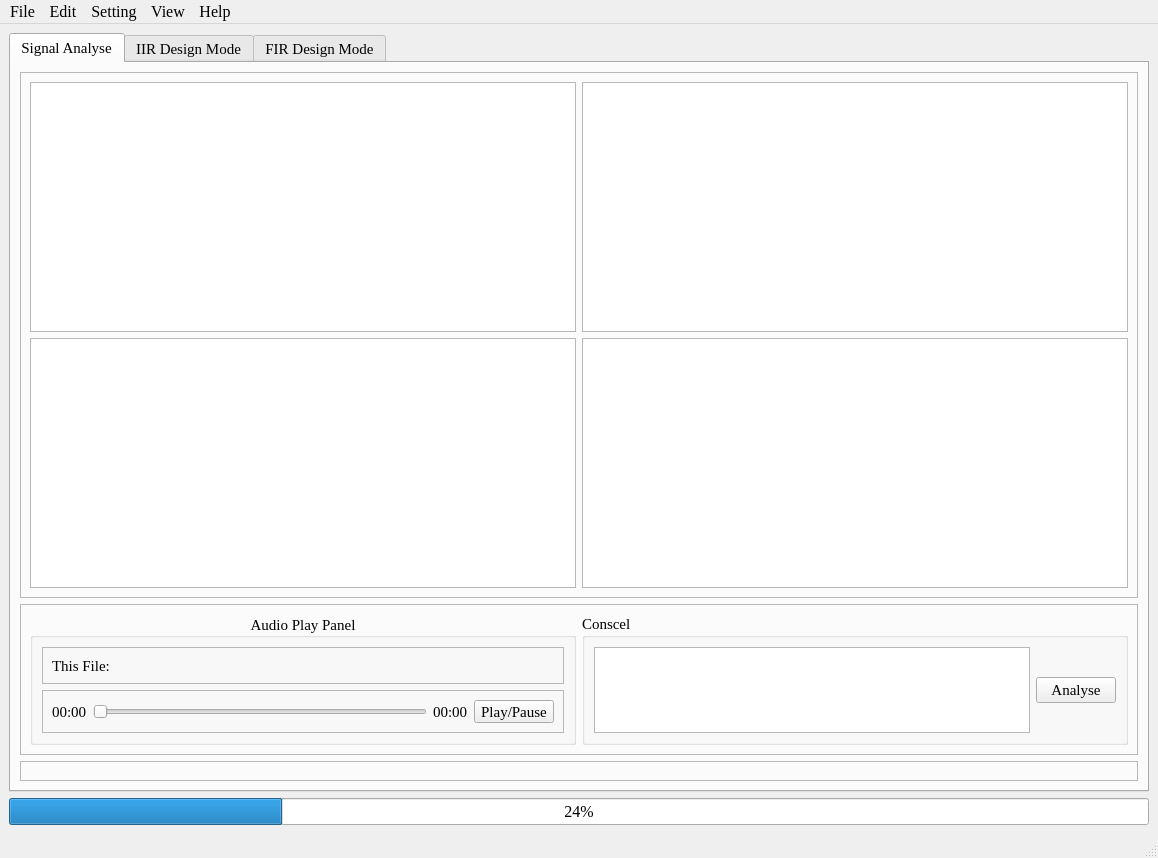
<?xml version="1.0" encoding="UTF-8"?>
<ui version="4.0">
 <class>FilterDesigner</class>
 <widget class="QMainWindow" name="FilterDesigner">
  <property name="geometry">
   <rect>
    <x>0</x>
    <y>0</y>
    <width>1158</width>
    <height>858</height>
   </rect>
  </property>
  <property name="font">
   <font>
    <family>Times New Roman</family>
    <pointsize>12</pointsize>
   </font>
  </property>
  <property name="windowTitle">
   <string>FilterDesigner</string>
  </property>
  <widget class="QWidget" name="centralwidget">
   <property name="sizePolicy">
    <sizepolicy hsizetype="Expanding" vsizetype="Expanding">
     <horstretch>0</horstretch>
     <verstretch>0</verstretch>
    </sizepolicy>
   </property>
   <property name="contextMenuPolicy">
    <enum>Qt::ActionsContextMenu</enum>
   </property>
   <layout class="QGridLayout" name="gridLayout">
    <item row="1" column="0">
     <widget class="QProgressBar" name="progressBar">
      <property name="value">
       <number>24</number>
      </property>
     </widget>
    </item>
    <item row="0" column="0">
     <layout class="QHBoxLayout" name="horizontalLayout_3">
      <item>
       <widget class="QTabWidget" name="tabWidget">
        <property name="sizePolicy">
         <sizepolicy hsizetype="Expanding" vsizetype="Expanding">
          <horstretch>0</horstretch>
          <verstretch>0</verstretch>
         </sizepolicy>
        </property>
        <property name="font">
         <font>
          <family>Times New Roman</family>
          <pointsize>11</pointsize>
         </font>
        </property>
        <property name="currentIndex">
         <number>0</number>
        </property>
        <widget class="QWidget" name="tab">
         <attribute name="title">
          <string>Signal Analyse</string>
         </attribute>
         <layout class="QVBoxLayout" name="verticalLayout_7">
          <item>
           <widget class="QFrame" name="frame_2">
            <property name="frameShape">
             <enum>QFrame::StyledPanel</enum>
            </property>
            <property name="frameShadow">
             <enum>QFrame::Raised</enum>
            </property>
            <layout class="QGridLayout" name="gridLayout_3">
             <item row="0" column="0">
              <widget class="QGraphicsView" name="graphicsView_5"/>
             </item>
             <item row="0" column="1">
              <widget class="QGraphicsView" name="graphicsView_6"/>
             </item>
             <item row="1" column="0">
              <widget class="QGraphicsView" name="graphicsView_7"/>
             </item>
             <item row="1" column="1">
              <widget class="QGraphicsView" name="graphicsView_8"/>
             </item>
            </layout>
           </widget>
          </item>
          <item>
           <widget class="QFrame" name="frame_8">
            <property name="frameShape">
             <enum>QFrame::StyledPanel</enum>
            </property>
            <property name="frameShadow">
             <enum>QFrame::Raised</enum>
            </property>
            <layout class="QHBoxLayout" name="horizontalLayout_2">
             <item>
              <widget class="QGroupBox" name="groupBox_4">
               <property name="sizePolicy">
                <sizepolicy hsizetype="Preferred" vsizetype="Fixed">
                 <horstretch>0</horstretch>
                 <verstretch>0</verstretch>
                </sizepolicy>
               </property>
               <property name="minimumSize">
                <size>
                 <width>0</width>
                 <height>131</height>
                </size>
               </property>
               <property name="layoutDirection">
                <enum>Qt::LeftToRight</enum>
               </property>
               <property name="title">
                <string>Audio Play Panel</string>
               </property>
               <property name="alignment">
                <set>Qt::AlignCenter</set>
               </property>
               <layout class="QVBoxLayout" name="verticalLayout_10">
                <item>
                 <widget class="QFrame" name="frame_6">
                  <property name="frameShape">
                   <enum>QFrame::StyledPanel</enum>
                  </property>
                  <property name="frameShadow">
                   <enum>QFrame::Raised</enum>
                  </property>
                  <layout class="QHBoxLayout" name="horizontalLayout_6">
                   <item>
                    <widget class="QLabel" name="label_17">
                     <property name="sizePolicy">
                      <sizepolicy hsizetype="Preferred" vsizetype="Fixed">
                       <horstretch>0</horstretch>
                       <verstretch>0</verstretch>
                      </sizepolicy>
                     </property>
                     <property name="minimumSize">
                      <size>
                       <width>0</width>
                       <height>17</height>
                      </size>
                     </property>
                     <property name="text">
                      <string>This File:</string>
                     </property>
                    </widget>
                   </item>
                  </layout>
                 </widget>
                </item>
                <item>
                 <widget class="QFrame" name="frame_7">
                  <property name="sizePolicy">
                   <sizepolicy hsizetype="Preferred" vsizetype="Fixed">
                    <horstretch>0</horstretch>
                    <verstretch>0</verstretch>
                   </sizepolicy>
                  </property>
                  <property name="minimumSize">
                   <size>
                    <width>0</width>
                    <height>17</height>
                   </size>
                  </property>
                  <property name="frameShape">
                   <enum>QFrame::StyledPanel</enum>
                  </property>
                  <property name="frameShadow">
                   <enum>QFrame::Raised</enum>
                  </property>
                  <layout class="QHBoxLayout" name="horizontalLayout_8">
                   <item>
                    <widget class="QLabel" name="label_14">
                     <property name="text">
                      <string>00:00</string>
                     </property>
                    </widget>
                   </item>
                   <item>
                    <widget class="QSlider" name="horizontalSlider_2">
                     <property name="orientation">
                      <enum>Qt::Horizontal</enum>
                     </property>
                    </widget>
                   </item>
                   <item>
                    <widget class="QLabel" name="label_15">
                     <property name="text">
                      <string>00:00</string>
                     </property>
                    </widget>
                   </item>
                   <item>
                    <widget class="QPushButton" name="pushButton_3">
                     <property name="text">
                      <string>Play/Pause</string>
                     </property>
                    </widget>
                   </item>
                  </layout>
                 </widget>
                </item>
               </layout>
              </widget>
             </item>
             <item>
              <widget class="QGroupBox" name="groupBox_5">
               <property name="sizePolicy">
                <sizepolicy hsizetype="Expanding" vsizetype="Fixed">
                 <horstretch>0</horstretch>
                 <verstretch>0</verstretch>
                </sizepolicy>
               </property>
               <property name="minimumSize">
                <size>
                 <width>0</width>
                 <height>131</height>
                </size>
               </property>
               <property name="maximumSize">
                <size>
                 <width>16777215</width>
                 <height>131</height>
                </size>
               </property>
               <property name="title">
                <string>Conscel</string>
               </property>
               <layout class="QHBoxLayout" name="horizontalLayout">
                <item>
                 <widget class="QTextBrowser" name="textBrowser_2"/>
                </item>
                <item>
                 <widget class="QPushButton" name="pushButton_analyse">
                  <property name="text">
                   <string>Analyse</string>
                  </property>
                 </widget>
                </item>
               </layout>
              </widget>
             </item>
            </layout>
           </widget>
          </item>
          <item>
           <widget class="QFrame" name="frame_5">
            <property name="frameShape">
             <enum>QFrame::StyledPanel</enum>
            </property>
            <property name="frameShadow">
             <enum>QFrame::Raised</enum>
            </property>
            <layout class="QGridLayout" name="gridLayout_5"/>
           </widget>
          </item>
         </layout>
        </widget>
        <widget class="QWidget" name="tabWidgetPage1">
         <property name="sizePolicy">
          <sizepolicy hsizetype="Expanding" vsizetype="Expanding">
           <horstretch>0</horstretch>
           <verstretch>0</verstretch>
          </sizepolicy>
         </property>
         <attribute name="title">
          <string>IIR Design Mode</string>
         </attribute>
         <layout class="QFormLayout" name="formLayout">
          <item row="0" column="0">
           <widget class="QFrame" name="frame">
            <property name="sizePolicy">
             <sizepolicy hsizetype="Preferred" vsizetype="Expanding">
              <horstretch>0</horstretch>
              <verstretch>0</verstretch>
             </sizepolicy>
            </property>
            <property name="minimumSize">
             <size>
              <width>321</width>
              <height>440</height>
             </size>
            </property>
            <property name="frameShape">
             <enum>QFrame::StyledPanel</enum>
            </property>
            <property name="frameShadow">
             <enum>QFrame::Raised</enum>
            </property>
            <layout class="QVBoxLayout" name="verticalLayout_9">
             <property name="spacing">
              <number>5</number>
             </property>
             <property name="leftMargin">
              <number>5</number>
             </property>
             <property name="topMargin">
              <number>5</number>
             </property>
             <property name="rightMargin">
              <number>5</number>
             </property>
             <property name="bottomMargin">
              <number>5</number>
             </property>
             <item>
              <widget class="QGroupBox" name="groupBox">
               <property name="sizePolicy">
                <sizepolicy hsizetype="Fixed" vsizetype="Minimum">
                 <horstretch>0</horstretch>
                 <verstretch>0</verstretch>
                </sizepolicy>
               </property>
               <property name="minimumSize">
                <size>
                 <width>301</width>
                 <height>180</height>
                </size>
               </property>
               <property name="font">
                <font>
                 <family>Times New Roman</family>
                 <pointsize>12</pointsize>
                </font>
               </property>
               <property name="title">
                <string>Input Parameter</string>
               </property>
               <widget class="QWidget" name="verticalLayoutWidget_2">
                <property name="geometry">
                 <rect>
                  <x>190</x>
                  <y>30</y>
                  <width>77</width>
                  <height>131</height>
                 </rect>
                </property>
                <layout class="QVBoxLayout" name="verticalLayout_2">
                 <item>
                  <widget class="QLineEdit" name="lineEdit_3"/>
                 </item>
                 <item>
                  <widget class="QLineEdit" name="lineEdit_2"/>
                 </item>
                 <item>
                  <widget class="QLineEdit" name="lineEdit"/>
                 </item>
                 <item>
                  <widget class="QLineEdit" name="lineEdit_4">
                   <property name="sizePolicy">
                    <sizepolicy hsizetype="Expanding" vsizetype="Fixed">
                     <horstretch>0</horstretch>
                     <verstretch>0</verstretch>
                    </sizepolicy>
                   </property>
                  </widget>
                 </item>
                </layout>
               </widget>
               <widget class="QWidget" name="verticalLayoutWidget_3">
                <property name="geometry">
                 <rect>
                  <x>0</x>
                  <y>30</y>
                  <width>191</width>
                  <height>131</height>
                 </rect>
                </property>
                <layout class="QVBoxLayout" name="verticalLayout_3">
                 <property name="leftMargin">
                  <number>4</number>
                 </property>
                 <item>
                  <widget class="QLabel" name="label">
                   <property name="font">
                    <font>
                     <family>Times New Roman</family>
                     <pointsize>11</pointsize>
                    </font>
                   </property>
                   <property name="text">
                    <string>Passband Cutoff Frequency</string>
                   </property>
                  </widget>
                 </item>
                 <item>
                  <widget class="QLabel" name="label_2">
                   <property name="font">
                    <font>
                     <family>Times New Roman</family>
                     <pointsize>11</pointsize>
                    </font>
                   </property>
                   <property name="text">
                    <string>Stopband Cutoff Frequency</string>
                   </property>
                  </widget>
                 </item>
                 <item>
                  <widget class="QLabel" name="label_3">
                   <property name="font">
                    <font>
                     <family>Times New Roman</family>
                     <pointsize>11</pointsize>
                    </font>
                   </property>
                   <property name="text">
                    <string>Maximum Attenuation(Rp)</string>
                   </property>
                  </widget>
                 </item>
                 <item>
                  <widget class="QLabel" name="label_4">
                   <property name="font">
                    <font>
                     <family>Times New Roman</family>
                     <pointsize>11</pointsize>
                    </font>
                   </property>
                   <property name="text">
                    <string>Minimum Attenuation(As)</string>
                   </property>
                  </widget>
                 </item>
                </layout>
               </widget>
               <widget class="QLabel" name="label_5">
                <property name="geometry">
                 <rect>
                  <x>270</x>
                  <y>10</y>
                  <width>31</width>
                  <height>16</height>
                 </rect>
                </property>
                <property name="font">
                 <font>
                  <family>Times New Roman</family>
                  <pointsize>11</pointsize>
                 </font>
                </property>
                <property name="text">
                 <string>unit</string>
                </property>
               </widget>
               <widget class="QWidget" name="verticalLayoutWidget_4">
                <property name="geometry">
                 <rect>
                  <x>270</x>
                  <y>30</y>
                  <width>31</width>
                  <height>131</height>
                 </rect>
                </property>
                <layout class="QVBoxLayout" name="verticalLayout_4">
                 <item>
                  <widget class="QLabel" name="label_7">
                   <property name="text">
                    <string>Hz</string>
                   </property>
                  </widget>
                 </item>
                 <item>
                  <widget class="QLabel" name="label_6">
                   <property name="text">
                    <string>Hz</string>
                   </property>
                  </widget>
                 </item>
                 <item>
                  <widget class="QLabel" name="label_8">
                   <property name="text">
                    <string>dB</string>
                   </property>
                  </widget>
                 </item>
                 <item>
                  <widget class="QLabel" name="label_9">
                   <property name="text">
                    <string>dB</string>
                   </property>
                  </widget>
                 </item>
                </layout>
               </widget>
              </widget>
             </item>
             <item>
              <widget class="QGroupBox" name="groupBox_2">
               <property name="sizePolicy">
                <sizepolicy hsizetype="Fixed" vsizetype="Fixed">
                 <horstretch>0</horstretch>
                 <verstretch>0</verstretch>
                </sizepolicy>
               </property>
               <property name="minimumSize">
                <size>
                 <width>301</width>
                 <height>100</height>
                </size>
               </property>
               <property name="font">
                <font>
                 <family>Times New Roman</family>
                 <pointsize>12</pointsize>
                </font>
               </property>
               <property name="title">
                <string>Filter Parameter</string>
               </property>
               <layout class="QHBoxLayout" name="horizontalLayout_5">
                <item>
                 <layout class="QVBoxLayout" name="verticalLayout_5">
                  <property name="leftMargin">
                   <number>4</number>
                  </property>
                  <item>
                   <widget class="QLabel" name="label_10">
                    <property name="sizePolicy">
                     <sizepolicy hsizetype="Expanding" vsizetype="Expanding">
                      <horstretch>0</horstretch>
                      <verstretch>0</verstretch>
                     </sizepolicy>
                    </property>
                    <property name="font">
                     <font>
                      <family>Times New Roman</family>
                      <pointsize>12</pointsize>
                     </font>
                    </property>
                    <property name="text">
                     <string>Filter Type</string>
                    </property>
                   </widget>
                  </item>
                  <item>
                   <widget class="QLabel" name="label_11">
                    <property name="sizePolicy">
                     <sizepolicy hsizetype="Expanding" vsizetype="Expanding">
                      <horstretch>0</horstretch>
                      <verstretch>0</verstretch>
                     </sizepolicy>
                    </property>
                    <property name="font">
                     <font>
                      <family>Times New Roman</family>
                      <pointsize>12</pointsize>
                     </font>
                    </property>
                    <property name="text">
                     <string>IIR filter Type</string>
                    </property>
                   </widget>
                  </item>
                 </layout>
                </item>
                <item>
                 <layout class="QVBoxLayout" name="verticalLayout">
                  <property name="spacing">
                   <number>0</number>
                  </property>
                  <item>
                   <widget class="QComboBox" name="comboBox_2">
                    <property name="sizePolicy">
                     <sizepolicy hsizetype="Expanding" vsizetype="Fixed">
                      <horstretch>0</horstretch>
                      <verstretch>0</verstretch>
                     </sizepolicy>
                    </property>
                    <item>
                     <property name="text">
                      <string>Lowpass</string>
                     </property>
                    </item>
                    <item>
                     <property name="text">
                      <string>Highpass</string>
                     </property>
                    </item>
                    <item>
                     <property name="text">
                      <string>Bandpass</string>
                     </property>
                    </item>
                    <item>
                     <property name="text">
                      <string>Band-stop pass</string>
                     </property>
                    </item>
                   </widget>
                  </item>
                  <item>
                   <widget class="QComboBox" name="comboBox_3">
                    <property name="sizePolicy">
                     <sizepolicy hsizetype="Expanding" vsizetype="Fixed">
                      <horstretch>0</horstretch>
                      <verstretch>0</verstretch>
                     </sizepolicy>
                    </property>
                    <item>
                     <property name="text">
                      <string>Butterworth</string>
                     </property>
                    </item>
                    <item>
                     <property name="text">
                      <string>Chebyshev I</string>
                     </property>
                    </item>
                    <item>
                     <property name="text">
                      <string>Chebyshev II</string>
                     </property>
                    </item>
                    <item>
                     <property name="text">
                      <string>Cauer/elliptic</string>
                     </property>
                    </item>
                    <item>
                     <property name="text">
                      <string>Bessel/Thomson</string>
                     </property>
                    </item>
                   </widget>
                  </item>
                 </layout>
                </item>
               </layout>
              </widget>
             </item>
             <item>
              <widget class="QPushButton" name="pushButton">
               <property name="text">
                <string>Start Design</string>
               </property>
              </widget>
             </item>
            </layout>
           </widget>
          </item>
          <item row="0" column="1">
           <widget class="QTabWidget" name="tabWidget_2">
            <property name="layoutDirection">
             <enum>Qt::LeftToRight</enum>
            </property>
            <property name="autoFillBackground">
             <bool>false</bool>
            </property>
            <property name="currentIndex">
             <number>0</number>
            </property>
            <property name="iconSize">
             <size>
              <width>12</width>
              <height>12</height>
             </size>
            </property>
            <widget class="QWidget" name="tab_2">
             <property name="sizePolicy">
              <sizepolicy hsizetype="Expanding" vsizetype="Expanding">
               <horstretch>0</horstretch>
               <verstretch>0</verstretch>
              </sizepolicy>
             </property>
             <attribute name="title">
              <string>Filter Figure</string>
             </attribute>
             <layout class="QGridLayout" name="gridLayout_2">
              <item row="1" column="1">
               <widget class="QGraphicsView" name="graphicsView_4"/>
              </item>
              <item row="0" column="0">
               <widget class="QGraphicsView" name="graphicsView"/>
              </item>
              <item row="1" column="0">
               <widget class="QGraphicsView" name="graphicsView_2"/>
              </item>
              <item row="0" column="1">
               <widget class="QGraphicsView" name="graphicsView_3"/>
              </item>
              <item row="2" column="0" colspan="2">
               <widget class="QGroupBox" name="groupBox_3">
                <property name="sizePolicy">
                 <sizepolicy hsizetype="Preferred" vsizetype="Fixed">
                  <horstretch>0</horstretch>
                  <verstretch>0</verstretch>
                 </sizepolicy>
                </property>
                <property name="minimumSize">
                 <size>
                  <width>0</width>
                  <height>131</height>
                 </size>
                </property>
                <property name="layoutDirection">
                 <enum>Qt::LeftToRight</enum>
                </property>
                <property name="title">
                 <string>Audio Play Panel</string>
                </property>
                <property name="alignment">
                 <set>Qt::AlignCenter</set>
                </property>
                <layout class="QVBoxLayout" name="verticalLayout_6">
                 <item>
                  <widget class="QFrame" name="frame_3">
                   <property name="frameShape">
                    <enum>QFrame::StyledPanel</enum>
                   </property>
                   <property name="frameShadow">
                    <enum>QFrame::Raised</enum>
                   </property>
                   <layout class="QHBoxLayout" name="horizontalLayout_4">
                    <item>
                     <widget class="QLabel" name="label_16">
                      <property name="sizePolicy">
                       <sizepolicy hsizetype="Preferred" vsizetype="Fixed">
                        <horstretch>0</horstretch>
                        <verstretch>0</verstretch>
                       </sizepolicy>
                      </property>
                      <property name="minimumSize">
                       <size>
                        <width>0</width>
                        <height>17</height>
                       </size>
                      </property>
                      <property name="text">
                       <string>This File:</string>
                      </property>
                     </widget>
                    </item>
                   </layout>
                  </widget>
                 </item>
                 <item>
                  <widget class="QFrame" name="frame_4">
                   <property name="sizePolicy">
                    <sizepolicy hsizetype="Preferred" vsizetype="Fixed">
                     <horstretch>0</horstretch>
                     <verstretch>0</verstretch>
                    </sizepolicy>
                   </property>
                   <property name="minimumSize">
                    <size>
                     <width>0</width>
                     <height>17</height>
                    </size>
                   </property>
                   <property name="frameShape">
                    <enum>QFrame::StyledPanel</enum>
                   </property>
                   <property name="frameShadow">
                    <enum>QFrame::Raised</enum>
                   </property>
                   <layout class="QHBoxLayout" name="horizontalLayout_7">
                    <item>
                     <widget class="QLabel" name="label_12">
                      <property name="text">
                       <string>00:00</string>
                      </property>
                     </widget>
                    </item>
                    <item>
                     <widget class="QSlider" name="horizontalSlider">
                      <property name="orientation">
                       <enum>Qt::Horizontal</enum>
                      </property>
                     </widget>
                    </item>
                    <item>
                     <widget class="QLabel" name="label_13">
                      <property name="text">
                       <string>00:00</string>
                      </property>
                     </widget>
                    </item>
                    <item>
                     <widget class="QPushButton" name="pushButton_2">
                      <property name="text">
                       <string>Play/Pause</string>
                      </property>
                     </widget>
                    </item>
                   </layout>
                  </widget>
                 </item>
                </layout>
               </widget>
              </item>
             </layout>
            </widget>
            <widget class="QWidget" name="tab_3">
             <attribute name="title">
              <string>Detail Output Parameter</string>
             </attribute>
             <layout class="QGridLayout" name="gridLayout_4">
              <item row="0" column="0">
               <widget class="QTextBrowser" name="textBrowser"/>
              </item>
             </layout>
            </widget>
           </widget>
          </item>
         </layout>
        </widget>
        <widget class="QWidget" name="tabWidgetPage2">
         <attribute name="title">
          <string>FIR Design Mode</string>
         </attribute>
        </widget>
       </widget>
      </item>
     </layout>
    </item>
   </layout>
  </widget>
  <widget class="QMenuBar" name="menubar">
   <property name="geometry">
    <rect>
     <x>0</x>
     <y>0</y>
     <width>1158</width>
     <height>25</height>
    </rect>
   </property>
   <widget class="QMenu" name="menuFile">
    <property name="title">
     <string>File</string>
    </property>
    <addaction name="action_2"/>
    <addaction name="separator"/>
    <addaction name="actionExit"/>
   </widget>
   <widget class="QMenu" name="menuEdit">
    <property name="title">
     <string>Edit</string>
    </property>
   </widget>
   <widget class="QMenu" name="menuSetting">
    <property name="title">
     <string>Setting</string>
    </property>
   </widget>
   <widget class="QMenu" name="menuView">
    <property name="title">
     <string>View</string>
    </property>
   </widget>
   <widget class="QMenu" name="menuHelp">
    <property name="title">
     <string>Help</string>
    </property>
   </widget>
   <addaction name="menuFile"/>
   <addaction name="menuEdit"/>
   <addaction name="menuSetting"/>
   <addaction name="menuView"/>
   <addaction name="menuHelp"/>
  </widget>
  <widget class="QStatusBar" name="statusbar"/>
  <action name="action_2">
   <property name="text">
    <string>Open</string>
   </property>
  </action>
  <action name="actionExit">
   <property name="text">
    <string>Exit</string>
   </property>
  </action>
 </widget>
 <tabstops>
  <tabstop>graphicsView</tabstop>
  <tabstop>graphicsView_2</tabstop>
  <tabstop>graphicsView_3</tabstop>
  <tabstop>pushButton_2</tabstop>
  <tabstop>horizontalSlider</tabstop>
  <tabstop>lineEdit_3</tabstop>
  <tabstop>lineEdit_2</tabstop>
  <tabstop>lineEdit</tabstop>
  <tabstop>lineEdit_4</tabstop>
  <tabstop>comboBox_2</tabstop>
  <tabstop>comboBox_3</tabstop>
  <tabstop>pushButton</tabstop>
  <tabstop>graphicsView_4</tabstop>
  <tabstop>textBrowser</tabstop>
  <tabstop>graphicsView_5</tabstop>
  <tabstop>graphicsView_6</tabstop>
  <tabstop>graphicsView_7</tabstop>
  <tabstop>horizontalSlider_2</tabstop>
  <tabstop>pushButton_3</tabstop>
  <tabstop>tabWidget_2</tabstop>
 </tabstops>
 <resources/>
 <connections/>
</ui>
